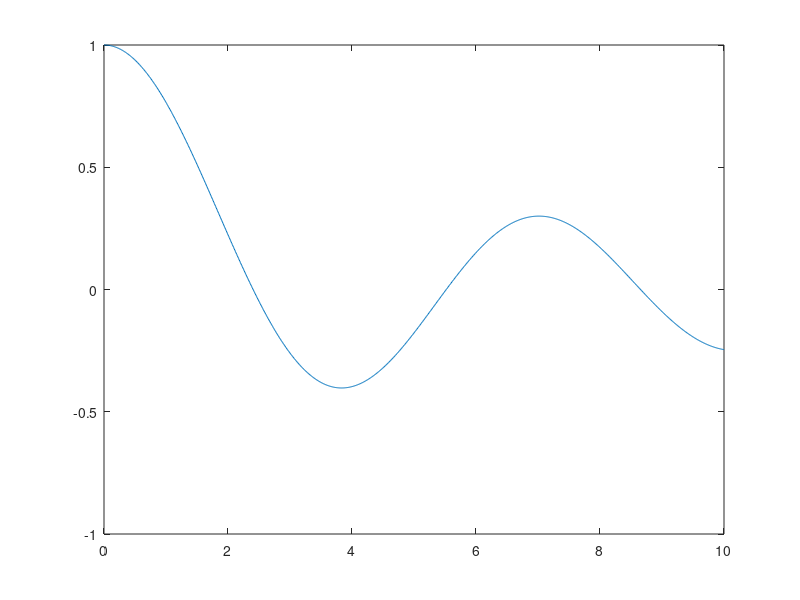

Recreate this plot in MATLAB. (Note: this script raises an error after producing the figure.)
% Script to play with bessel ICS on parabolic problem on disc 




x=linspace(0,10,1001);

plot(x,besselj(0,x))




syms q_n
alpha = 1.0;
eqn = besselj(0, q_n) == 0
guess = 2.5;
z01=vpasolve(eqn, q_n, guess);


alpha=1
beta=0.28
L=5;

r=linspace(0,5,1001)'
u0=besselj(0, z01./L.*r);

figure
plot(r,u0);
hold on 

for t=1:10
    u=u0*exp(-((z01*alpha/L)^2)*t);
    plot(r,u);
end


figure
plot(r,u0);
hold on 

for t=1:10
    u=u0*exp(-((z01*alpha/L)^2-beta)*t);
    plot(r,u);
end